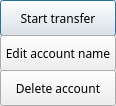
<?xml version="1.0" encoding="UTF-8"?>
<ui version="4.0">
 <class>RightClickMenuDialog</class>
 <widget class="QDialog" name="RightClickMenuDialog">
  <property name="geometry">
   <rect>
    <x>0</x>
    <y>0</y>
    <width>116</width>
    <height>106</height>
   </rect>
  </property>
  <property name="font">
   <font>
    <family>微软雅黑</family>
   </font>
  </property>
  <property name="windowTitle">
   <string>Dialog</string>
  </property>
  <widget class="QPushButton" name="transferBtn">
   <property name="geometry">
    <rect>
     <x>0</x>
     <y>0</y>
     <width>116</width>
     <height>36</height>
    </rect>
   </property>
   <property name="text">
    <string>Start transfer</string>
   </property>
  </widget>
  <widget class="QPushButton" name="renameBtn">
   <property name="geometry">
    <rect>
     <x>0</x>
     <y>35</y>
     <width>116</width>
     <height>36</height>
    </rect>
   </property>
   <property name="text">
    <string>Edit account name</string>
   </property>
  </widget>
  <widget class="QPushButton" name="deleteBtn">
   <property name="geometry">
    <rect>
     <x>0</x>
     <y>70</y>
     <width>116</width>
     <height>36</height>
    </rect>
   </property>
   <property name="text">
    <string>Delete account</string>
   </property>
  </widget>
 </widget>
 <resources/>
 <connections/>
</ui>
